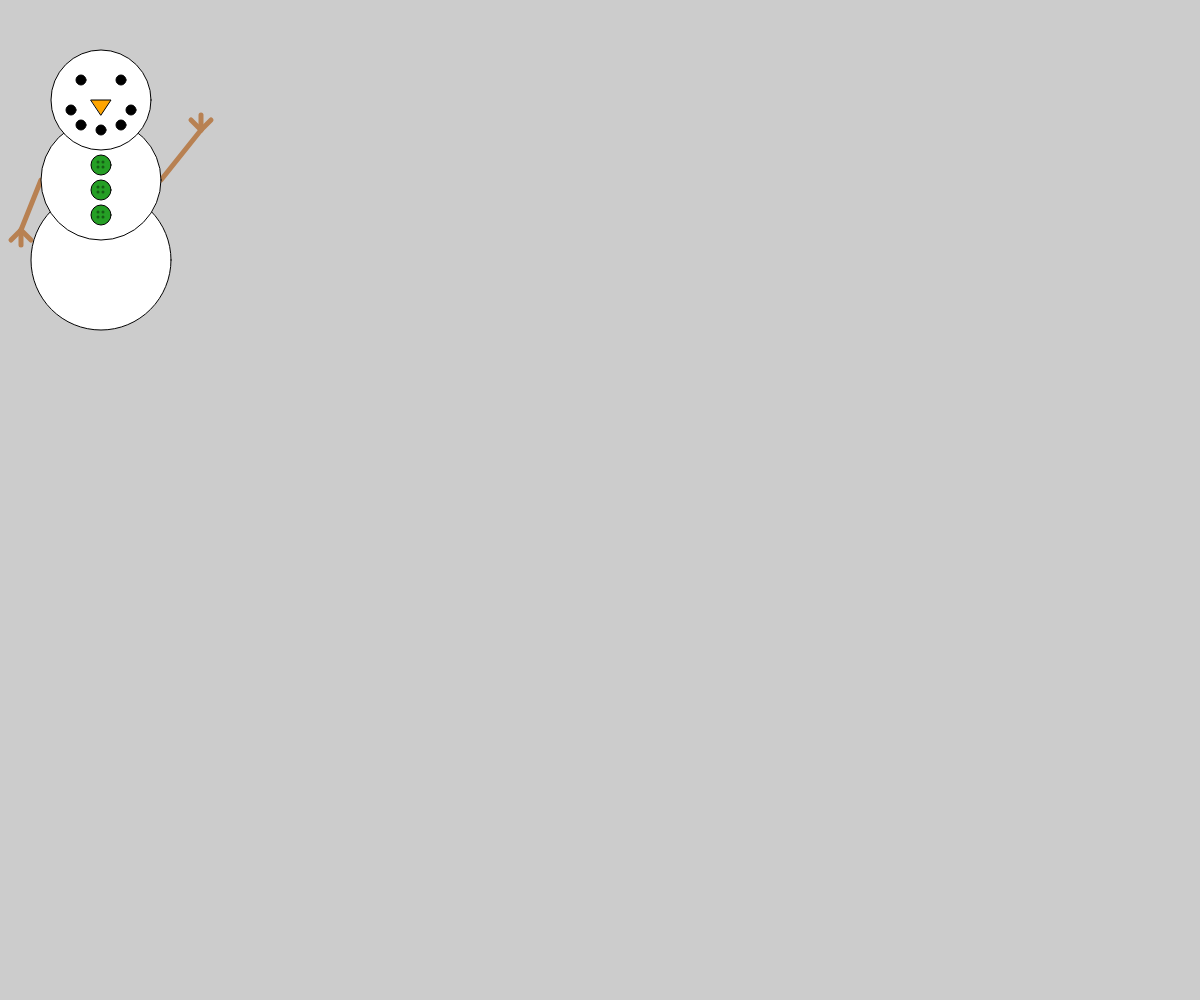
Frame 1 (no input)
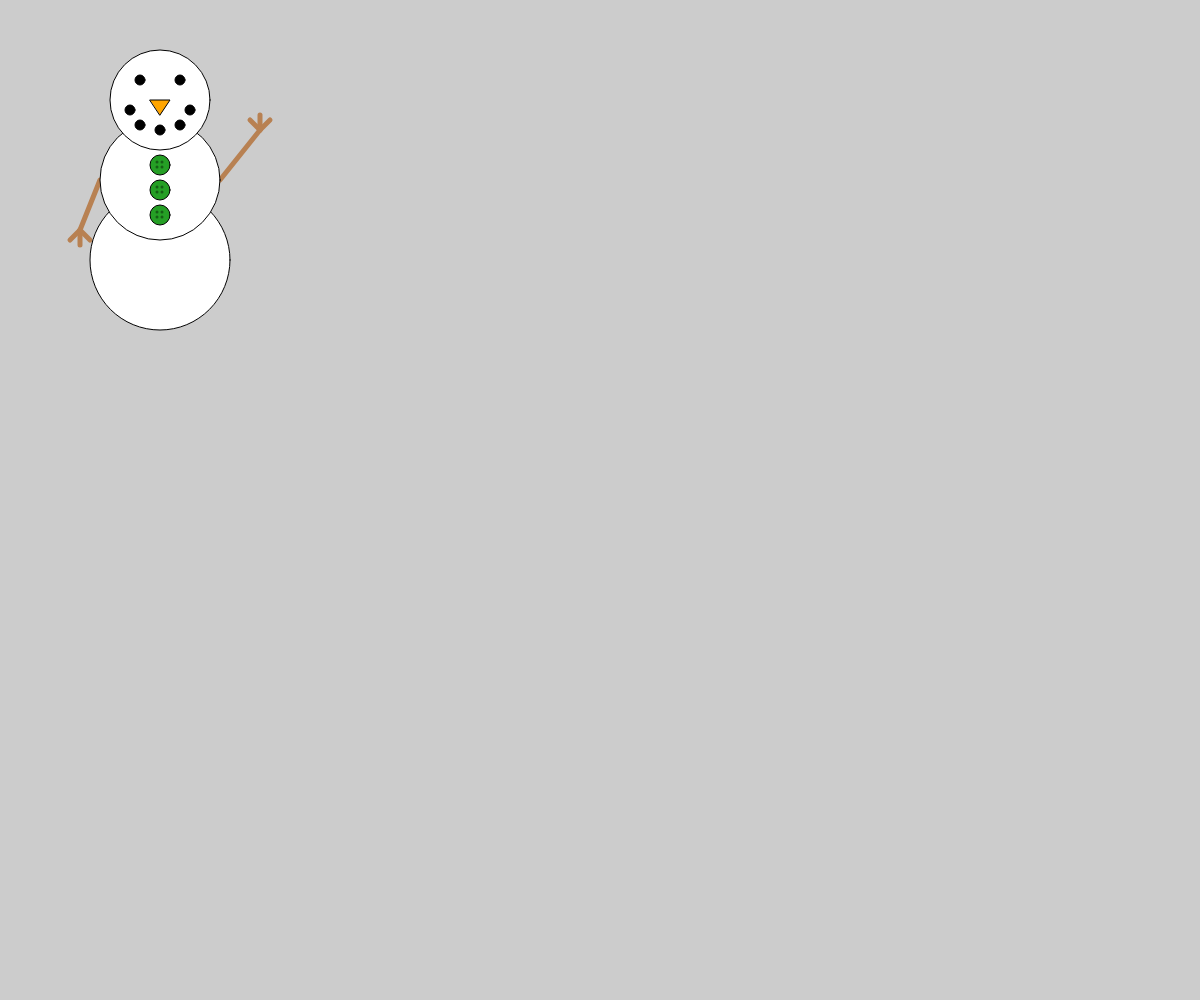
Frame 60 (no input)
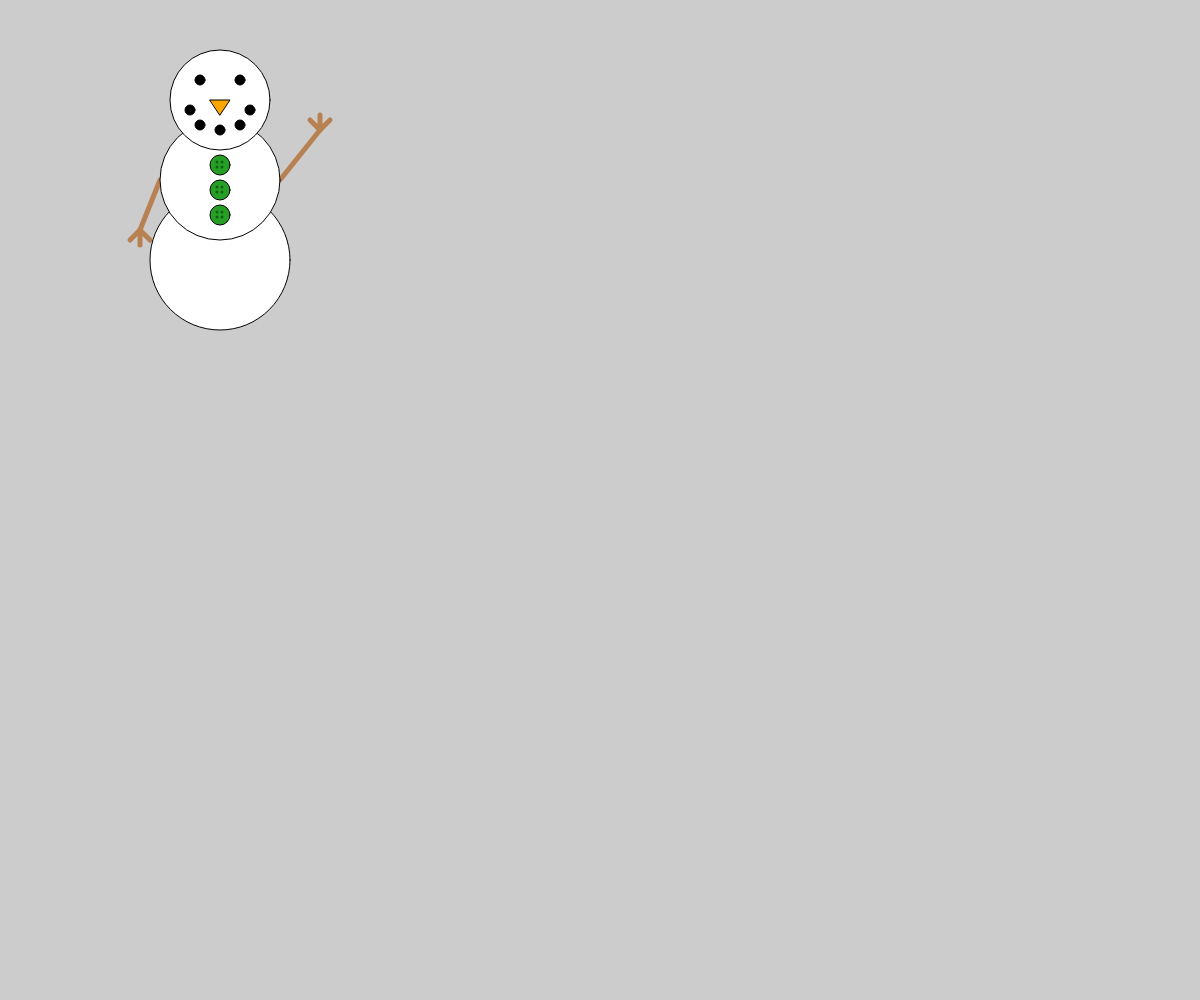
Frame 120 (the mouse pressed at the canvas centre since frame 60)

The p5.js sketch that drew these frames (run headless with seeded random() and noise() and a simulated clock; from frame 60 on, the mouse is pressed at the canvas centre):

// p5.js sketch
// ── sketch.js
var x = 0;
var speed = 1

function setup() {
  createCanvas(windowWidth, windowHeight);
}

function draw() {
  background(204);
  fill(255);
  
  if (x > width) {
  speed = -1;
  }
  x = x + speed;
  snowman(x);
}


function snowman(x){
  
  stroke(184,129,82);//arms
  strokeWeight(5);
  line(x + 160,180,x + 200,130);//right arm
  line(x + 200,130,x + 190,120);
  line(x + 200,130,x + 200,115);
  line(x + 200,130,x + 210,120);
  
  
  line(x + 40,180,x + 20,230);//left arm
  line(x + 20,230,x + 10,240);
  line(x + 20,230,x + 20,245);
  line(x + 20,230,x + 30,240);
  
  stroke(1);
  strokeWeight(1);
  
  ellipse(x + 100,260,140,140);//head
  ellipse(x + 100,180,120,120);//mid body
  ellipse(x + 100,100,100,100);//junk in the trunk

  fill(0);
  ellipse(x + 80,80,10,10); //eye
  ellipse(x + 120,80,10,10); //eye
  ellipse(x + 100,130,10,10); //all five smile dots
  ellipse(x + 70,110,10,10);
  ellipse(x + 130,110,10,10);
  ellipse(x + 80,125,10,10);
  ellipse(x + 120,125,10,10);
  
  fill(255,165,0); //carrot nose
  triangle(x + 90,100,x + 110,100,x + 100,115); 
  
  fill(37,159,37);//first button
  stroke(1);
  ellipse(x + 100,165,20,20); 
  noStroke();
  fill(21,94,21);
  ellipse(x + 97,162,3,3);
  ellipse(x + 102,162,3,3);
  ellipse(x + 97,167,3,3);
  ellipse(x + 102,167,3,3);
  
  fill(37,159,37);//second button 
  stroke(1);
  ellipse(x + 100,190,20,20);
  noStroke();
  fill(21,94,21);
  ellipse(x + 97,187,3,3);
  ellipse(x + 102,187,3,3);
  ellipse(x + 97,192,3,3);
  ellipse(x + 102,192,3,3);
  
  fill(37,159,37);//third button 
  stroke(1);
  ellipse(x + 100,215,20,20);
  noStroke();
  fill(21,94,21);
  ellipse(x + 97,212,3,3);
  ellipse(x + 102,212,3,3);
  ellipse(x + 97,217,3,3);
  ellipse(x + 102,217,3,3);
  
}
